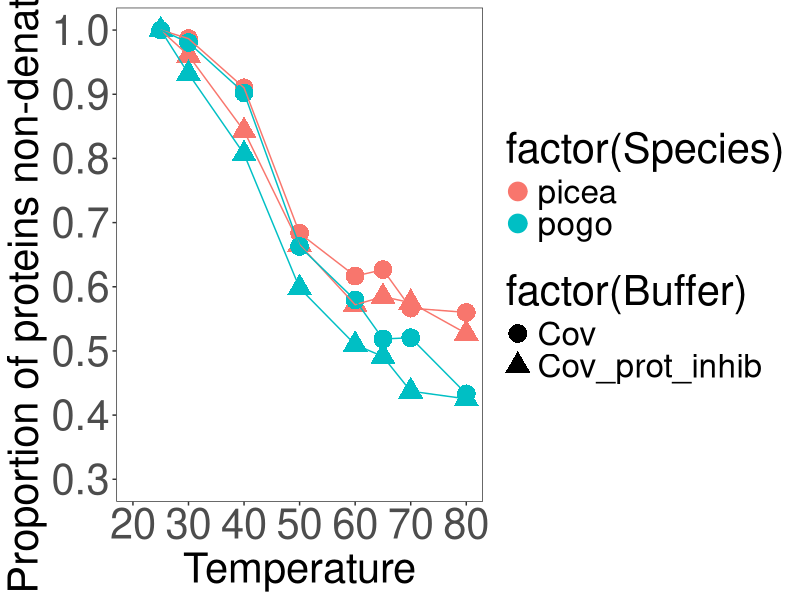

This figure's R source: (Note: this script raises an error after producing the figure.)
## ---- chunk 1
library(plyr)
library(ggplot2)
## ---- chunk 2
x<-read.csv("20160121_prot_native_aph_pog_buffer.csv")
str(x)
## ---- chunk 3
mod1<-aov(total~Temperature*Species+Temperature*Buffer,data=x)
summary(mod1)


## ---- chunk 4
T<-theme_bw()+theme(text=element_text(size=30),axis.text=element_text(size=30),panel.grid.major=element_blank(),panel.grid.minor.x = element_blank(),panel.grid = element_blank(),legend.key = element_blank())
#ggplot(data=x,aes(x=Buffer,y=total))+geom_boxplot()

parsed<-ddply(x,.(Temperature,Species,Buffer),summarize,total=mean(na.exclude(total)),prop=mean(na.exclude(prop)))

ggplot(parsed,aes(x=Temperature,y=prop,color=factor(Species),shape=factor(Buffer)))+geom_point(size=6)+geom_line()+T+scale_y_continuous("Proportion of proteins non-denatured",limits=c(.3,1),breaks=seq(.1,1,.1))+scale_x_continuous("Temperature",limits=c(20,80),breaks=seq(20,80,10))

#write.csv(parsed,"test.csv")
#fitting curve 
#y = a/(1+bc^-x)
#a=1
#c=.1
#1/(1+b*(.1^-Temperature))
test<-read.csv("test.csv")
nls(prop~1/(1+exp(-b*Temperature)),data=test[1:8,],start=list(b=-10),trace=TRUE,control=nls.control(warnOnly = TRUE, tol = 1e-05, maxiter=1000))

gl.mod<-glm(prop~Temperature,family=Gamma,data=test[1:8,])
summary(gl.mod)


Temperature<-data.frame(seq(25,80,1));names(Temperature)<-"Temperature"
val<-predict(gl.mod,type="response",newdata=Temperature)

plot(test[1:8,2],test[1:8,6])
lines(Temperature[,1],val)
## ---- chunk 5
m<-read.csv("20160209_parsed_anbe_prot_unfolding_pogo.csv")
str(m)

pog<-subset(m,m$Sample=="pogo")
pog.response<-colMeans(pog[,-1])
pog.response<-pog.response-min(pog.response)
plot(seq(4,90,1),pog.response,xlim=c(20,60))
plot(seq(4,90,1),pog.response)
pog_20_60<-pog.response[20:60]-min(pog.response)

plot(seq(20,60,1),pog_20_60)
pog_prop<-pog_20_60/max(pog_20_60)
plot(seq(20,60,1),pog_prop)
dat<-as.data.frame(cbind(pog_prop,seq(20,60,1)))
#boltzmann function fit
B<-nls(pog_prop~(min+(1-min)/(1+exp((inflect-V2)/a))),data=dat,start=list(min=min(pog_prop),inflect=45,a=1.05), trace=TRUE,control=nls.control(warnOnly = TRUE, tol = 1e-05, maxiter=1000))

summary(B)

plot(seq(20,60,1),pog_prop,ylim=c(0,1))
lines(dat$V2,predict(B,list(temp=dat$V2)),lwd=3)
abline(v=44.576,lwd=2)
## ---- chunk 6
t<-read.csv("20160209_prot_stability_10colonies.csv")
tech.means<-ddply(t,.(Sample),function(x){colMeans(x[,-1:-2])})
temp<-seq(4,90,1)

#getting min values per sample
new<-as.data.frame(t(apply(tech.means[,-1],1,function(x){(x-min(x))/max(x-min(x))})))
tech.means$Sample
plot(temp,new[1,],ylim=c(0,1),col="blue",pch=16,xlim=c(20,70))#ala1
points(temp,new[7,],col="blue",pch=16)#kite3
points(temp,new[8,],col="blue",pch=16)#lex9

points(temp,new[4,],col="orange",pch=17)#fb2
points(temp,new[5,],col="orange",pch=17)#fb5
points(temp,new[6,],col="orange",pch=17)#kh3

#plot(temp,new[2,],ylim=c(0,1))#control
points(temp,new[3,],col="green",pch=18)#exit69
points(temp,new[11,],col="green",pch=18)#sal13

points(temp,new[9,],col="red",pch=20)#17-10
points(temp,new[10,],col="red",pch=20)#17-10

newer<-as.data.frame(cbind(tech.means$Sample,new[,24:73]))
names(newer)[1]<-"Sample"

library(tidyr)
long.new<-gather(newer,Temp,prop,X24:X73)
long.new<-long.new[order(long.new$Sample),]

long.new$temp<-rep(seq(20,69,1),11)

long.new


ddply(long.new,.(Sample),function(x){summary(nls(prop~(min+(1-min)/(1+exp((inflect-temp)/a))),data=x,start=list(min=min(prop),inflect=45,a=1.05), trace=TRUE,control=nls.control(warnOnly = TRUE, tol = 1e-05, maxiter=1000)))})

#
ala1<-long.new[1:50,]
B<-nls(prop~(min+(1-min)/(1+exp((inflect-temp)/a))),data=ala1,start=list(min=min(prop),inflect=45,a=1.05), trace=TRUE,control=nls.control(warnOnly = TRUE, tol = 1e-05, maxiter=1000))
